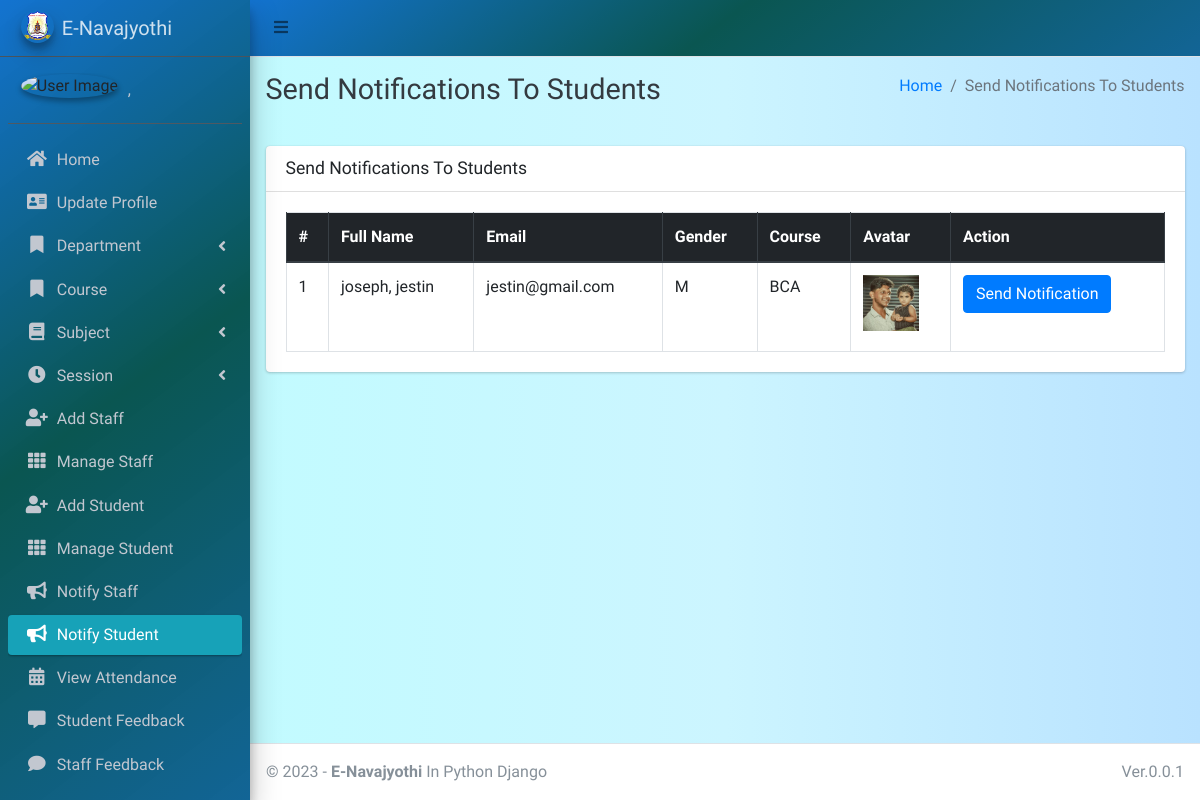
Page /admin_notify_student (signed in) on the committed database.
### main_app/models.py (models this page shows, shortened)
class CustomUser(AbstractUser):
    USER_TYPE = ((1, "HOD"), (2, "Staff"), (3, "Student"))
    GENDER = [("M", "Male"), ("F", "Female")]
    username = None  # Removed username, using email instead
    email = models.EmailField(unique=True)
    user_type = models.CharField(default=1, choices=USER_TYPE, max_length=1)
    gender = models.CharField(max_length=1, choices=GENDER)
    profile_pic = models.ImageField()
    address = models.TextField()
    fcm_token = models.TextField(default="")  # For firebase notifications
    created_at = models.DateTimeField(auto_now_add=True)
    updated_at = models.DateTimeField(auto_now=True)
    USERNAME_FIELD = "email"
    REQUIRED_FIELDS = []
    objects = CustomUserManager()
    phone_num = models.IntegerField(max_length=12 ,null=True,blank=False)
    aadhar_num = models.IntegerField(max_length=12,null=True,blank=False)
    date_of_birth = models.DateField(null=True,blank=False)
    def __str__(self):
        return self.last_name + ", " + self.first_name

class Student(models.Model):
    admin = models.OneToOneField(CustomUser, on_delete=models.CASCADE)
    department = models.ForeignKey(Department, on_delete=models.DO_NOTHING, null=True, blank=False)
    course = models.ForeignKey(Course, on_delete=models.DO_NOTHING, null=True, blank=False)
    session = models.ForeignKey(Session, on_delete=models.DO_NOTHING, null=True)
    phone_num = models.IntegerField(max_length=12 ,null=True,blank=False)
    aadhar_num = models.IntegerField(max_length=12,null=True,blank=False)
    date_of_birth = models.DateField(null=True,blank=False)

class Course(models.Model):
    name = models.CharField(max_length=120)
    created_at = models.DateTimeField(auto_now_add=True)
    updated_at = models.DateTimeField(auto_now=True)

### main_app/hod_views.py (the view)
# urls.py: path("admin_notify_student", hod_views.admin_notify_student,
def admin_notify_student(request):
    student = CustomUser.objects.filter(user_type=3)
    context = {
        'page_title': "Send Notifications To Students",
        'students': student
    }
    return render(request, "hod_template/student_notification.html", context)

### main_app/templates/hod_template/student_notification.html (shortened to what this page needs)
{% extends 'main_app/base.html' %}
{% load static %}
{% block page_title %}{{page_title}}{% endblock page_title %}
{% block content %}
<section class="content">
    <div class="container-fluid">
        <div class="row">
            <div class="col-md-12">
                <div class="card">
                    <div class="card-header">
                        <h3 class="card-title">{{page_title}}</h3>
                    </div>
                    <div class="card-body">
                        <table id="example2" class="table table-bordered table-hover">
                            <thead class="thead-dark">
                                <tr>
                                    <th>#</th>
                                    <th>Full Name</th>
                                    <th>Email</th>
                                    <th>Gender</th>
                                    <th>Course</th>
                                    <th>Avatar</th>
                                    <th>Action</th>
                                </tr>
                            </thead>
                            <tbody>
                                {% for student in students %}
                                <tr>
                                    <td>{{ forloop.counter }}</td>
                                    <td>{{student.last_name}}, {{student.first_name}}</td>
                                    <td>{{student.email}}</td>
                                    <td>{{student.gender}}</td>
                                    <td>{{student.student.course.name}}</td>
                                    <td>
                                        {% if student.profile_pic == ""  %}
                                        No Image
                                        {% else %}
                                        <img class="img img-fluid mb-2" height="56" width="56"
                                            src="{{student.profile_pic}}" alt="">
                                        {% endif %}
                                    </td>
                                    <td><button data-toggle = "modal" data-target = "#myModal"class="btn btn-primary show_notification" value="{{student.id}}">Send Notification</button>
                                    </td>
                                </tr>
                                {% endfor %}
                            </tbody>
                        </table>
                    </div>
                </div>
            </div>
        </div>
    </div>
</section>
{% endblock content %}

### main_app/templates/main_app/sidebar_template.html (shortened to what this page needs)
{% load static %}
<aside class="main-sidebar sidebar-dark-info elevation-4 " style="background: rgb(0,104,205);
background: linear-gradient(143deg, rgba(0,104,205,0.9248949579831933) 0%, rgba(0,79,74,0.9613095238095238) 49%, rgba(0,89,142,0.9276960784313726) 100%);">
    {% if request.user.user_type == '1' %}
    <a href="{% url 'admin_home' %}" class="brand-link">
        <img src="{% static 'dist/img/nava_logo.png' %} " alt="AdminLTE Logo"
            class="brand-image img-circle elevation-3" >
        <span class="brand-text font-weight-light">E-Navajyothi</span>
    </a>
      <div class="sidebar">
        <div class="user-panel mt-3 pb-3 mb-3 d-flex">
            <div class="image">
                <img src="{{ request.user.profile_pic}}" class="img-circle elevation-2" alt="User Image">
            </div>
            <div class="info">
                <a href="#" class="d-block">{{user}}</a>
            </div>
        </div>
        <nav class="mt-2 ">
            <ul class="nav nav-pills nav-sidebar flex-column " data-widget="treeview" role="menu" data-accordion="false">
                <li class="nav-item">
                    {% url 'admin_home' as admin_home %}
                    <a href="{{admin_home}}" class="nav-link {% if admin_home == request.path %} active {% endif %}">
                        <i class="nav-icon fas fa-home"></i>
                        <p >
                            Home
                        </p>
                    </a>
                </li>
                <li class="nav-item">
                    {% url 'admin_view_profile' as admin_view_profile %}
                    <a href="{{admin_view_profile}}"
                        class="nav-link {% if admin_view_profile == request.path %} active {% endif %}">
                        <i class="nav-icon fas fa-address-card"></i>
                        <p>
                            Update Profile
                        </p>
                    </a>
                </li>
            <li class="nav-item has-treeview">
                    <a href="#" class="nav-link">
                        <i class="nav-icon fas fa-bookmark"></i>
                        <p>
                            Department
                            <i class="fas fa-angle-left right"></i>
                        </p>
                    </a>
                </li>
                <li class="nav-item has-treeview">
                    <a href="#" class="nav-link">
                        <i class="nav-icon fas fa-bookmark"></i>
                        <p>
                            Course
                            <i class="fas fa-angle-left right"></i>
                        </p>
                    </a>
                </li>
                <li class="nav-item has-treeview">
                    <a href="#" class="nav-link">
                        <i class="nav-icon fas fa-book"></i>
                        <p>
                            Subject
                            <i class="fas fa-angle-left right"></i>
                        </p>
                    </a>
                </li>
                <li class="nav-item has-treeview">
                    <a href="#" class="nav-link">
                        <i class="nav-icon fas fa-clock"></i>
                        <p>
                            Session
                            <i class="fas fa-angle-left right"></i>
                        </p>
                    </a>
                </li>
                <li class="nav-item">
                    {% url 'add_staff' as add_staff %}
                    <a href="{{add_staff}}" class="nav-link {% if add_staff == request.path %} active {% endif %}">
                        <i class="nav-icon fas fa-user-plus"></i>
                        <p>
                            Add Staff
                        </p>
                    </a>
                </li>
                <li class="nav-item">
                    {% url 'manage_staff' as manage_staff %}
                    {% url 'edit_staff' staff_id as edit_staff %}
                    <a href="{{manage_staff}}"
                        class="nav-link {% if manage_staff == request.path or request.path == edit_staff %} active {% endif %}">
                        <i class="nav-icon fas fa-th"></i>
                        <p>
                            Manage Staff
                        </p>
                    </a>
                </li>
                <li class="nav-item">
                    {% url 'add_student' as add_student%}
                    <a href="{{add_student}}" class="nav-link  {% if add_student == request.path %} active {% endif %}">
                        <i class="nav-icon fas fa-user-plus"></i>
                        <p>
                            Add Student
                        </p>
                    </a>
                </li>
                <li class="nav-item">
                    {% url 'manage_student' as manage_student %}
                    {% url 'edit_student' student_id as edit_student %}
                    <a href="{{manage_student}}"
                        class="nav-link  {% if edit_student == request.path or manage_student == request.path %} active {% endif %}">
                        <i class="nav-icon fas fa-th"></i>
                        <p>
                            Manage Student
                        </p>
                    </a>
                </li>
                <li class="nav-item">
                    {% url 'admin_notify_staff' as admin_notify_staff %}
                    <a href="{{admin_notify_staff}}"
                        class="nav-link {% if admin_notify_staff == request.path %} active {% endif %}">
                        <i class="nav-icon fas fa-bullhorn"></i>
                        <p>
                            Notify Staff
                        </p>
                    </a>
                </li>
                <li class="nav-item">
                    {% url 'admin_notify_student' as admin_notify_student %}
                    <a href="{{admin_notify_student}}"
                        class="nav-link {% if admin_notify_student == request.path %} active {% endif %}">
                        <i class="nav-icon fas fa-bullhorn"></i>
                        <p>
                            Notify Student
                        </p>
                    </a>
                </li>
                <li class="nav-item">
                    {% url 'admin_view_attendance' as admin_view_attendance %}
                <li class="nav-item">
                    <a href="{{admin_view_attendance}}"
                        class="nav-link  {% if admin_view_attendance == request.path %} active {% endif %}">
                        <i class="nav-icon fas fa-calendar-alt"></i>
                        <p>
                            View Attendance
                        </p>
                    </a>
                </li>
                <li class="nav-item">
                    {% url 'student_feedback_message' as student_feedback_message %}
                    <a href="{{ student_feedback_message }}"
                        class="nav-link  {% if student_feedback_message == request.path %} active {% endif %}">
                        <i class="nav-icon fas fa-comment-alt"></i>
                        <p>
                            Student Feedback
                        </p>
                    </a>
                </li>
                <li class="nav-item">
                    {% url 'staff_feedback_message' as staff_feedback_message %}
                    <a href="{{staff_feedback_message}}"
                        class="nav-link   {% if staff_feedback_message == request.path %} active {% endif %}">
                        <i class="nav-icon fas fa-comment"></i>
                        <p>
                            Staff Feedback
                        </p>
                    </a>
                </li>
                <li class="nav-item">
                    {% url 'view_staff_leave' as view_staff_leave %}
                    <a href="{{view_staff_leave}}"
                        class="nav-link  {% if view_staff_leave == request.path %} active {% endif %}">
                    </a>
                </li>
                                        {% endif %}
                                    </ul>
                                </nav>
                            </div>
</aside>

### rows in the picture
CustomUser: last_name+first_name ","
CustomUser: last_name "joseph", first_name "jestin", email "jestin@gmail.com", gender "M", student.course.name "BCA", profile_pic (picture)

### other values in the picture
{{ page_title }} "Send Notifications To Students"
